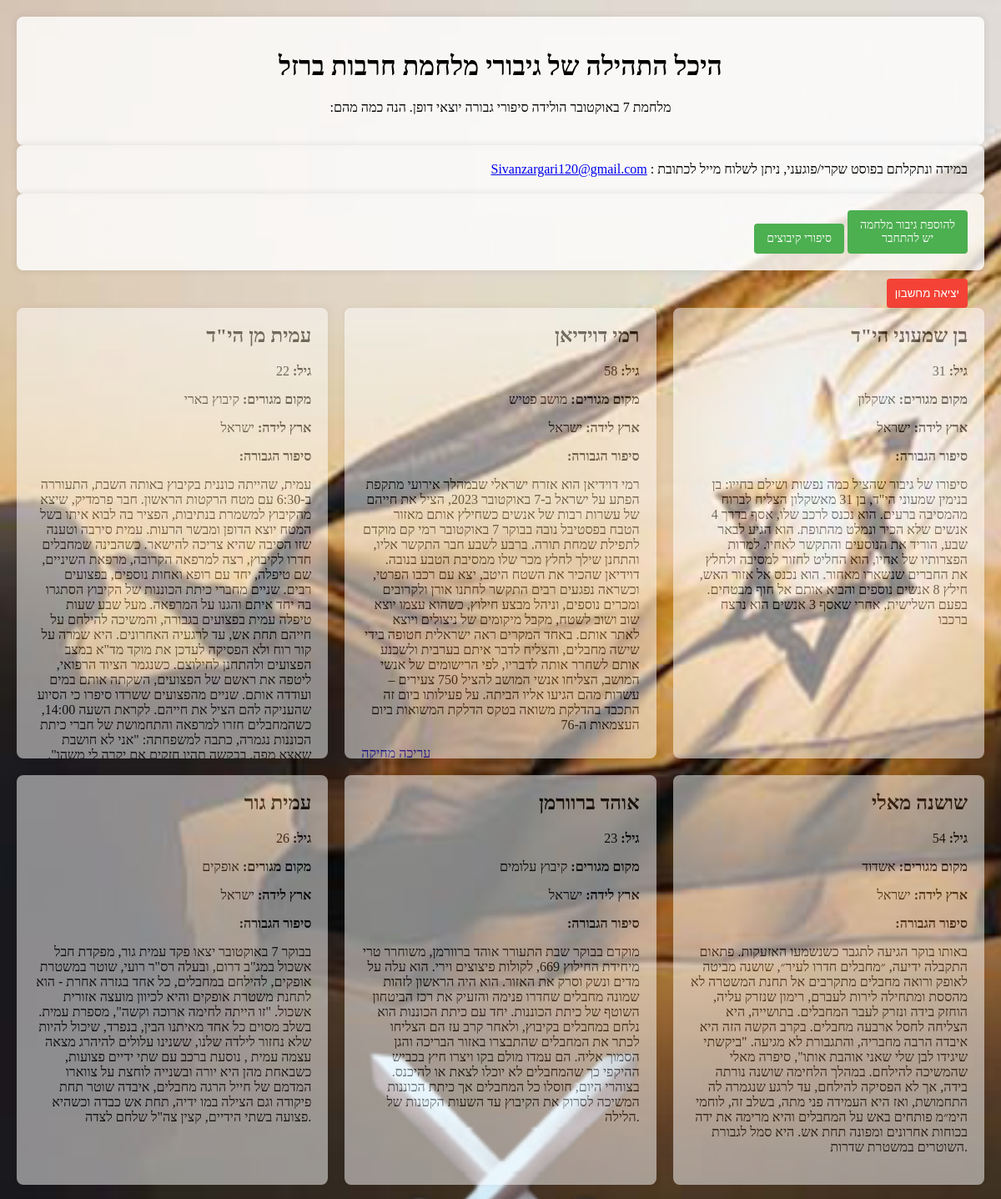
Screenshot of /hall-of-fame/ (signed in, upper part) with the database file from the repository.
### ironSwordsApp/models.py (models this page shows, shortened)
class Hero(models.Model):
    user = models.ForeignKey(User, on_delete=models.CASCADE)
    first_name = models.CharField(max_length=100)
    last_name = models.CharField(max_length=100)
    age = models.IntegerField()
    hometown = models.CharField(max_length=100)
    country_of_birth = models.CharField(max_length=100)
    hero_story = models.TextField()
    image = models.ImageField(upload_to='heroes_images/', blank=True, null=True)

### ironSwordsApp/views.py (the view)
# urls.py: path('hall-of-fame/', views.hall_of_fame, name='hall_of_fame'),
def hall_of_fame(request):
    heroes = Hero.objects.all()
    return render(request, 'home.html', {'heroes': heroes})

### ironSwordsApp/templates/home.html (shortened to what this page needs)
<!DOCTYPE html>
<html lang="en">
<head>
    {% load static %}
</head>
<body>
    <div class="bg">
        <div class="header">
            <h1>היכל התהילה של גיבורי מלחמת חרבות ברזל</h1>
            <p>:מלחמת 7 באוקטובר הולידה סיפורי גבורה יוצאי דופן. הנה כמה מהם</p>
        </div>
        <div class="ad-square">
            במידה ונתקלתם בפוסט שקרי/פוגעני, ניתן לשלוח מייל לכתובת :
            <a href="mailto:Sivanzargari120@gmail.com">Sivanzargari120@gmail.com</a>
        </div>
        <div class="button-square">
            <a href="{% url 'login' %}?next={% url 'add_hero' %}">
                <span class="highlight">להוספת גיבור מלחמה</span><br>
                <span class="underline">יש להתחבר</span>
            </a>
            <a href="{% url 'kibbutz_stories' %}">סיפורי קיבוצים</a>
        </div>
        {% if user.is_authenticated %}
        <button class="logout-button" onclick="document.getElementById('logout-form').submit();">יציאה מחשבון</button>
        {% endif %}
        <div class="hero-grid">
            {% for hero in heroes %}
            <div class="hero-box">
                <h2>{{ hero.first_name }} {{ hero.last_name }}</h2>
                <p><strong>גיל:</strong> {{ hero.age }}</p>
                <p><strong>מקום מגורים:</strong> {{ hero.hometown }}</p>
                <p><strong>ארץ לידה:</strong> {{ hero.country_of_birth }}</p>
                <p><strong>:סיפור הגבורה</strong></p>
                <p>{{ hero.hero_story }}</p>
                <div class="actions">
                    {% if user.is_authenticated and user == hero.user %}
                    <a href="{% url 'edit_hero' hero.id %}">עריכה</a>
                    <a href="{% url 'delete_hero' hero.id %}">מחיקה</a>
                    {% endif %}
                </div>
            </div>
            {% endfor %}
        </div>
    </div>
</body>
</html>

### rows the page displays
Hero: first_name "עמית", last_name "מן הי\"ד", age "22", hometown "קיבוץ בארי", country_of_birth "ישראל", hero_story "עמית, שהייתה כוננית בקיבוץ באותה השבת, התעוררה ב-6:30 עם מטח הרקטות הראשון. חבר פרמדיק, שיצא מהקיבוץ למשמרת בנתיבות, הפציר בה לבוא איתו בשל המטח יוצא הדופן ומבשר הרעות. עמית סירבה וטענה שזו הסיבה שהיא צריכה להישאר. כשהבינה שמחבלים חדרו לקיבוץ, רצה למרפאה הקרובה, מרפאת השיניים, שם טיפלה, יחד עם רופא ואחות נוספים, בפצועים רבים. שניים מחברי כיתת הכוננות של הקיבוץ הסתגרו בה יחד איתם והגנו על המרפאה. מעל שבע שעות טיפלה עמית בפצועים בגבורה, והמשיכה להילחם על חייהם תחת אש, עד לרגעיה האחרונים. היא שמרה על קור רוח ולא הפסיקה לעדכן את מוקד מד\"א במצב הפצועים ולהתחנן לחילוצם. כשנגמר הציוד הרפואי, ליטפה את ראשם של הפצועים, השקתה אותם במים ועודדה אותם. שניים מהפצועים ששרדו סיפרו כי הסיוע שהעניקה להם הציל…"
Hero: first_name "רמי", last_name "דוידיאן", age "58", hometown "מושב פטיש", country_of_birth "ישראל", hero_story "רמי דוידיאן הוא אזרח ישראלי שבמהלך אירועי מתקפת הפתע על ישראל ב-7 באוקטובר 2023, הציל את חייהם של עשרות רבות של אנשים כשחילץ אותם מאזור הטבח בפסטיבל נובה בבוקר 7 באוקטובר רמי קם מוקדם לתפילת שמחת תורה. ברבע לשבע חבר התקשר אליו, והתחנן שילך לחלץ מכר שלו ממסיבת הטבע בנובה. דוידיאן שהכיר את השטח היטב, יצא עם רכבו הפרטי, וכשראה נפגעים רבים התקשר לחתנו אורן ולקרובים ומכרים נוספים, וניהל מבצע חילוץ, כשהוא עצמו יוצא שוב ושוב לשטח, מקבל מיקומים של ניצולים ויוצא לאתר אותם. באחד המקרים ראה ישראלית חטופה בידי שישה מחבלים, והצליח לדבר איתם בערבית ולשכנע אותם לשחרר אותה לדבריו, לפי הרישומים של אנשי המושב, הצליחו אנשי המושב להציל 750 צעירים – עשרות מהם הגיעו אליו הביתה. על פעילותו ביום זה התכבד בהדלקת…", shows "עריכה"
Hero: first_name "בן", last_name "שמעוני הי\"ד", age "31", hometown "אשקלון", country_of_birth "ישראל", hero_story "סיפורו של גיבור שהציל כמה נפשות ושילם בחייו: בן בנימין שמעוני הי\"ד, בן 31 מאשקלון הצליח לברוח מהמסיבה ברעים. הוא נכנס לרכב שלו, אסף בדרך 4 אנשים שלא הכיר ונמלט מהתופת. הוא הגיע לבאר שבע, הוריד את הנוסעים והתקשר לאחיו. למרות הפצרותיו של אחיו, הוא החליט לחזור למסיבה ולחלץ את החברים שנשארו מאחור. הוא נכנס אל אזור האש, חילץ 8 אנשים נוספים והביא אותם אל חוף מבטחים. בפעם השלישית, אחרי שאסף 3 אנשים הוא נרצח ברכבו"
Hero: first_name "עמית", last_name "גור", age "26", hometown "אופקים", country_of_birth "ישראל", hero_story "בבוקר 7 באוקטובר יצאו פקד עמית גור, מפקדת חבל אשכול במג\"ב דרום, ובעלה רס\"ר רועי, שוטר במשטרת אופקים, להילחם במחבלים, כל אחד בגזרה אחרת - הוא לתחנת משטרת אופקים והיא לכיוון מועצה אזורית אשכול. \"זו הייתה לחימה ארוכה וקשה\", מספרת עמית. בשלב מסוים כל אחד מאיתנו הבין, בנפרד, שיכול להיות שלא נחזור לילדה שלנו, ששנינו עלולים להיהרג מצאה עצמה עמית , נוסעת ברכב עם שתי ידיים פצועות, כשבאחת מהן היא יורה ובשנייה לוחצת על צווארו המדמם של חייל הרגה מחבלים, איבדה שוטר תחת פיקודה וגם הצילה במו ידיה, תחת אש כבדה וכשהיא פצועה בשתי הידיים, קצין צה\"ל שלחם לצדה."
Hero: first_name "אוהד", last_name "ברוורמן", age "23", hometown "קיבוץ עלומים", country_of_birth "ישראל", hero_story "מוקדם בבוקר שבת התעורר אוהד ברוורמן, משוחרר טרי מיחידת החילוץ 669, לקולות פיצוצים וירי. הוא עלה על מדים ונשק וסרק את האזור. הוא היה הראשון לזהות שמונה מחבלים שחדרו פנימה והזעיק את רכז הביטחון השוטף של כיתת הכוננות. יחד עם כיתת הכוננות הוא נלחם במחבלים בקיבוץ, ולאחר קרב עז הם הצליחו לכתר את המחבלים שהתבצרו באזור הבריכה והגן הסמוך אליה. הם עמדו מולם בקו ויצרו חיץ בכביש ההיקפי כך שהמחבלים לא יוכלו לצאת או להיכנס. בצוהרי היום, חוסלו כל המחבלים אך כיתת הכוננות המשיכה לסרוק את הקיבוץ עד השעות הקטנות של הלילה."
Hero: first_name "שושנה", last_name "מאלי", age "54", hometown "אשדוד", country_of_birth "ישראל", hero_story "באותו בוקר הגיעה לתגבר כשנשמעו האזעקות. פתאום התקבלה ידיעה, ״מחבלים חדרו לעיר״, שושנה מביטה לאופק ורואה מחבלים מתקרבים אל תחנת המשטרה לא מהססת ומתחילה לירות לעברם, רימון שנזרק עליה, הוחזק בידה ונזרק לעבר המחבלים. בתושייה, היא הצליחה לחסל ארבעה מחבלים. בקרב הקשה הזה היא איבדה הרבה מחבריה, והתגבורת לא מגיעה. \"ביקשתי שיגידו לבן שלי שאני אוהבת אותו\", סיפרה מאלי שהמשיכה להילחם. במהלך הלחימה שושנה נורתה בידה, אך לא הפסיקה להילחם, עד לרגע שנגמרה לה התחמושת, ואז היא העמידה פני מתה, בשלב זה, לוחמי הימ״מ פותחים באש על המחבלים והיא מרימה את ידה בכוחות אחרונים ומפונה תחת אש. היא סמל לגבורת השוטרים במשטרת שדרות."
